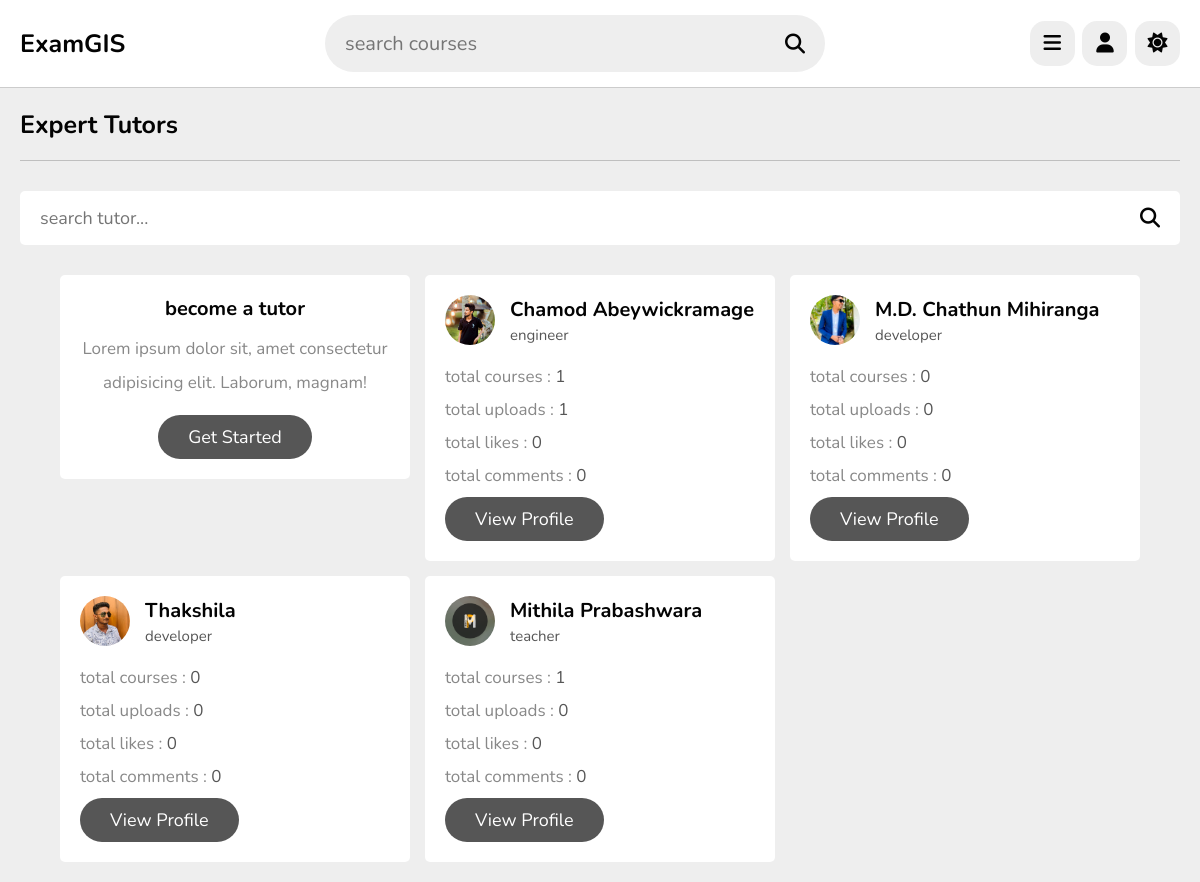
/teachers.php (signed in), run on the app's committed database.
### tables this page shows
CREATE TABLE `tutors` (
  `id` varchar(20) NOT NULL,
  `name` varchar(50) NOT NULL,
  `profession` varchar(50) NOT NULL,
  `email` varchar(50) NOT NULL,
  `password` varchar(50) NOT NULL,
  `image` varchar(100) NOT NULL
);

### teachers.php (the view, shortened to what this page needs)
<?php
include 'components/connect.php';
?>
<!DOCTYPE html>
<html lang="en">
<head>
   <link rel="stylesheet" href="https://cdnjs.cloudflare.com/ajax/libs/font-awesome/6.2.0/css/all.min.css">
   <link rel="stylesheet" href="css/style.css">
</head>
<body>
<?php include 'components/user_header.php'; ?>
<section class="teachers">
   <h1 class="heading">expert tutors</h1>
   <form action="search_tutor.php" method="post" class="search-tutor">
      <input type="text" name="search_tutor" maxlength="100" placeholder="search tutor..." required>
      <button type="submit" name="search_tutor_btn" class="fas fa-search"></button>
   </form>
   <div class="box-container">
      <div class="box offer">
         <h3>become a tutor</h3>
         <p>Lorem ipsum dolor sit, amet consectetur adipisicing elit. Laborum, magnam!</p>
         <a href="admin/register.php" class="inline-btn">get started</a>
      </div>
      <?php
         $select_tutors = $conn->prepare("SELECT * FROM `tutors`");
         $select_tutors->execute();
         if($select_tutors->rowCount() > 0){
            while($fetch_tutor = $select_tutors->fetch(PDO::FETCH_ASSOC)){
               $tutor_id = $fetch_tutor['id'];
               $count_courses = $conn->prepare("SELECT * FROM `course` WHERE tutor_id = ?");
               $count_courses->execute([$tutor_id]);
               $total_courses = $count_courses->rowCount();
               $count_papers = $conn->prepare("SELECT * FROM `paper` WHERE tutor_id = ?");
               $count_papers->execute([$tutor_id]);
               $total_papers = $count_papers->rowCount();
               $count_likes = $conn->prepare("SELECT * FROM `likes` WHERE tutor_id = ?");
               $count_likes->execute([$tutor_id]);
               $total_likes = $count_likes->rowCount();
               $count_comments = $conn->prepare("SELECT * FROM `comments` WHERE tutor_id = ?");
               $count_comments->execute([$tutor_id]);
               $total_comments = $count_comments->rowCount();
      ?>
      <div class="box">
         <div class="tutor">
            <img src="uploaded_files/tutor_thumb/<?= $fetch_tutor['image']; ?>" alt="">
            <div>
               <h3><?= $fetch_tutor['name']; ?></h3>
               <span><?= $fetch_tutor['profession']; ?></span>
            </div>
         </div>
         <p>total courses : <span><?= $total_courses; ?></span></p>
         <p>total uploads : <span><?= $total_papers ?></span></p>
         <p>total likes : <span><?= $total_likes ?></span></p>
         <p>total comments : <span><?= $total_comments ?></span></p>
         <form action="tutor_profile.php" method="post">
            <input type="submit" value="view profile" name="tutor_fetch" class="inline-btn">
         </form>
      </div>
      <?php
            }
         }else{
            echo '<p class="empty">no tutors found!</p>';
         }
      ?>
   </div>
</section>
</body>
</html>

### css/style.css (style rules this page uses)
html { scroll-behavior: smooth; }
:root { --main-color:#565656; --red:#e74c3c; --oragen:#030303; --white:#fff; --black:#030303; --light-color:#888; --light-bg:#eee; --dark-hd:#0000006b; --border:.1rem solid rgba(0,0,0,.2); --transparency-white: rgba(204, 203, 203, 0.603); --transparency-nav-white:rgb(255 255 255 / 54%); }
* { font-family: 'Nunito', sans-serif; margin: 0; padding: 0; box-sizing: border-box; outline: none; border: none; text-decoration: none; }
html { font-size: 62.5%; overflow-x: hidden; }
body { background-color: var(--light-bg); padding-left: 30rem; transition: all 0.3s ease-out; }
section { padding:2rem; max-width: 1200px; margin: 0 auto; }
.btn, .option-btn, .delete-btn, .inline-option-btn, .inline-btn, .inline-delete-btn { border-radius: 45px; padding: 1rem 3rem; font-size: 1.8rem; color: #fff; margin-top: 1rem; text-transform: capitalize; cursor: pointer; text-align: center; }
.inline-btn, .inline-option-btn, .inline-delete-btn { display: inline-block; }
.btn, .inline-btn { background-color: var(--main-color); }
.heading { padding-bottom: 1.8rem; border-bottom: var(--border); font-size: 2.5rem; color: var(--black); text-transform: capitalize; margin-bottom: 3rem; transition: all 0.3s ease-in; }
.teachers .search-tutor { margin-bottom: 3rem; display: flex; align-items: center; gap: 1.5rem; padding: 1.5rem 2rem; background-color: var(--white); border-radius: .5rem; }
.teachers .search-tutor input { width: 100%; font-size: 1.8rem; color: var(--black); background: none; }
.teachers .search-tutor button { font-size: 2rem; cursor: pointer; color: var(--black); background: none; }
.teachers .box-container { display: grid; grid-template-columns: repeat(auto-fit, 35rem); gap: 1.5rem; align-items: flex-start; justify-content: center; }
.teachers .box-container .box { border-radius: .5rem; padding: 2rem; background-color: var(--white); }
.teachers .box-container .box .tutor { margin-bottom: 1rem; display: flex; align-items: center; gap: 1.5rem; }
.teachers .box-container .box .tutor img { height: 5rem; width: 5rem; object-fit: cover; border-radius: 50%; }
.teachers .box-container .box .tutor h3 { color: var(--black); font-size: 2rem; margin-bottom: .2rem; }
.teachers .box-container .box .tutor span { color: var(--main-color); font-size: 1.5rem; }
.teachers .box-container .box p { padding-top: 1rem; font-size: 1.7rem; color: var(--light-color); }
.teachers .box-container .box p span { color: var(--main-color); }
.teachers .box-container .offer { text-align: center; }
.teachers .box-container .offer h3 { font-size: 2rem; color: var(--black); }
.teachers .box-container .offer p { line-height: 2; padding-bottom: .5rem; }
@media (max-width:1200px) { body { padding-left: 0; } }

### data on the page
tutors: image (picture), name "Chamod Abeywickramage", profession "engineer", total_courses "1", total_papers "1", total_likes "0", total_comments "0"
tutors: image (picture), name "M.D. Chathun Mihiranga", profession "developer", total_courses "0", total_papers "0", total_likes "0", total_comments "0"
tutors: image (picture), name "Thakshila", profession "developer", total_courses "0", total_papers "0", total_likes "0", total_comments "0"
tutors: image (picture), name "Mithila Prabashwara", profession "teacher", total_courses "1", total_papers "0", total_likes "0", total_comments "0"
